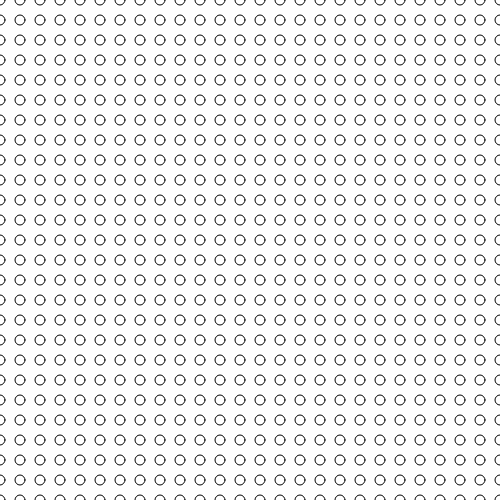
Frame 1 (no input)
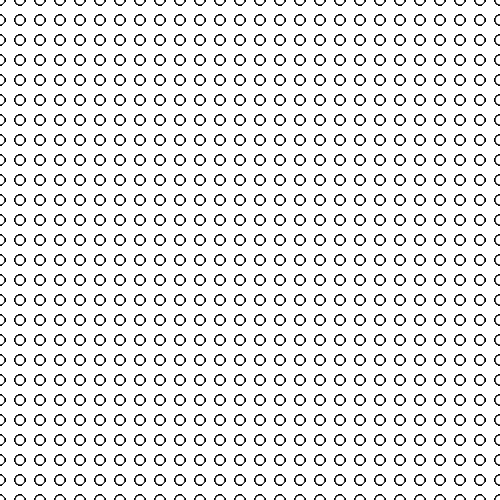
Frame 60 (no input)
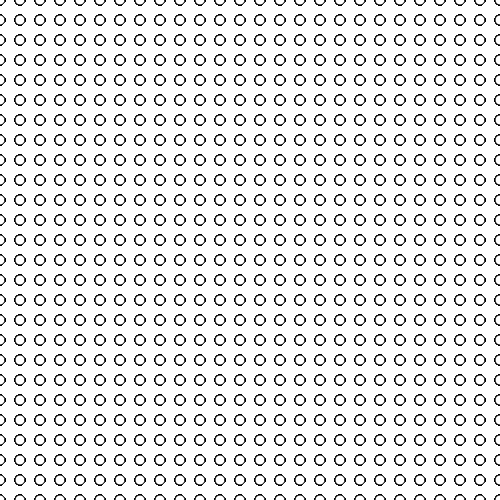
Frame 120 (the mouse pressed at the canvas centre since frame 60)

The p5.js sketch that drew these frames (run headless with seeded random() and noise() and a simulated clock; from frame 60 on, the mouse is pressed at the canvas centre):

// p5.js sketch
// ── sketch.js
function setup() {
  createCanvas(500, 500);
}

function draw() {
  for (let i = 0; i < height; i++) {
    for (let j = 0; j < width; j++) {
      ellipse(i*20, j*20, 10, 10) ;
    }
  }
}
